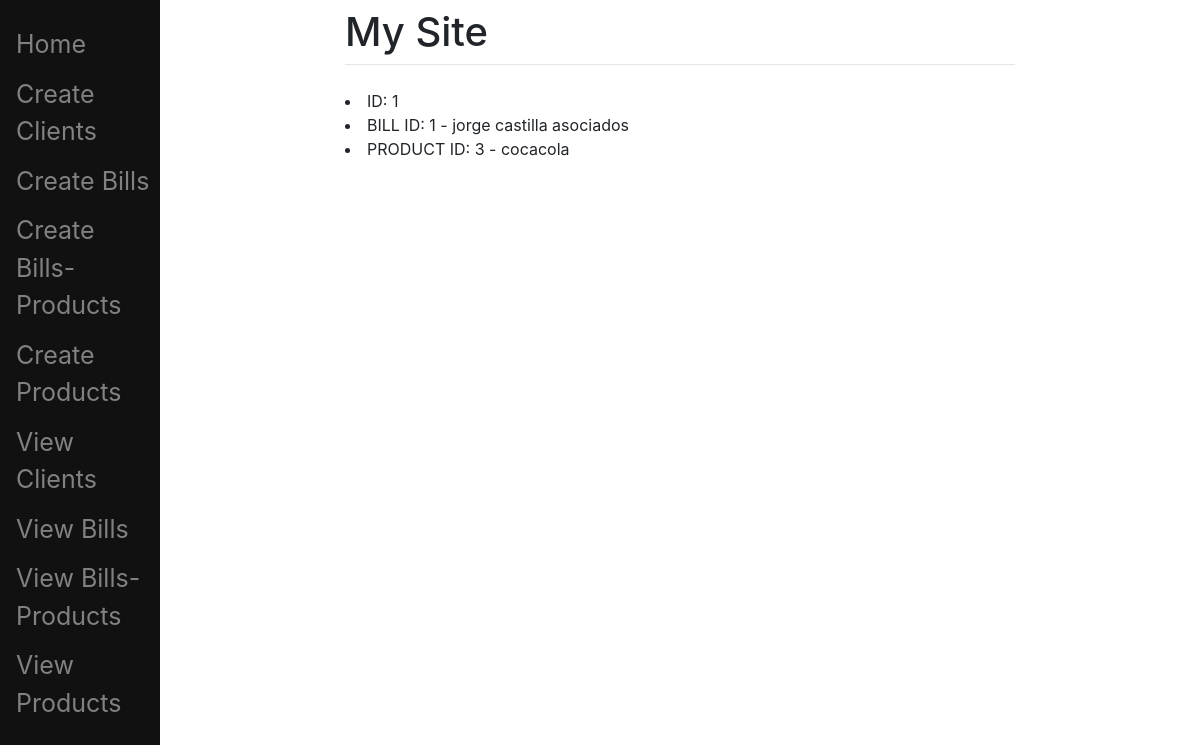
Screenshot of /billproduct/1 (signed in) with the database file from the repository.
### blog/models.py (models this page shows, shortened)
class Bills_Product(models.Model):
    id = models.PositiveIntegerField(primary_key = TRUE)
    bill_id = models.ForeignKey(Bill, on_delete=models.CASCADE)
    product_id = models.ForeignKey(Product, on_delete=models.CASCADE)

class Bill(models.Model):
    id = models.PositiveIntegerField(primary_key = TRUE)
    client_id = models.ForeignKey(Client, on_delete=models.CASCADE)
    company_name = models.CharField(max_length=50)
    nit = models.PositiveIntegerField()
    code = models.PositiveIntegerField()
    def __str__(self):
        return "%s - %s" % (self.id, self.company_name)

class Product(models.Model):
    id = models.PositiveIntegerField(primary_key = TRUE)
    name = models.CharField(max_length=50)
    description = models.TextField()
    attribute_4 = models.TextField()
    def __str__(self):
        return "%s - %s" % (self.id, self.name)

### pages/views.py (the view)
# urls.py: path('billproduct/<int:id>', views.bills_products_view, name='bill_product'),
def bills_products_view(request,*args,**kwargs): #Contact page view
    bill_product = Bills_Product.objects.get(id=kwargs['id'])
    return render(request, "main/bill_product.html", {"bill_product":bill_product})

### templates/main/bill_product.html (shortened to what this page needs)
{% extends "main/base.html" %}
{% block content %}
    <li>ID: {{bill_product.id}}</li>
    <li>BILL ID: {{bill_product.bill_id}}</li>
    <li>PRODUCT ID: {{bill_product.product_id}}</li>
{% endblock %}

### rows the page displays
Bills_Product: id "1", bill_id "1 - jorge castilla asociados", product_id "3 - cocacola"
